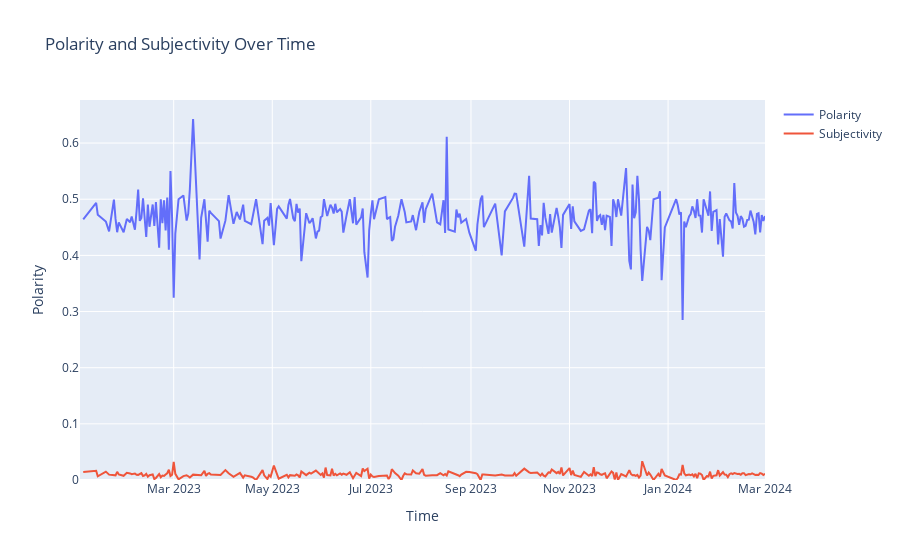

The code cell stored with this chart in its notebook:
### Code cell
import plotly.graph_objs as go


trace1 = go.Scatter(x=final_table.index, y=final_table['Polarity'], name='Polarity', yaxis='y1',connectgaps=True)
trace2 = go.Scatter(x=final_table.index, y=final_table['Subjectivity'], name='Subjectivity', yaxis='y1',connectgaps=True)

layout = go.Layout(title='Polarity and Subjectivity Over Time',
                   xaxis=dict(title='Time'),
                   yaxis=dict(title='Polarity', side='left', rangemode='tozero'),
                   yaxis2=dict(title='Subjectivity', side='right', overlaying='y', rangemode='tozero'))

fig = go.Figure(data=[trace1, trace2], layout=layout)

fig.show()

### Figure 1 — Plotly figure (JSON) as saved in the notebook; plotly's stock layout.template omitted (floating-point values rounded to 4 significant figures; data arrays with more than 128 entries replaced by an {"elided": "..."} marker saying what was removed)
{"data": [{"connectgaps": true, "name": "Polarity", "type": "scatter", "x": {"elided": "368 str values"}, "y": {"elided": "368 float values"}, "yaxis": "y"}, {"connectgaps": true, "name": "Subjectivity", "type": "scatter", "x": {"elided": "368 str values"}, "y": {"elided": "368 float values"}, "yaxis": "y"}], "layout": {"title": {"text": "Polarity and Subjectivity Over Time"}, "xaxis": {"title": {"text": "Time"}}, "yaxis": {"rangemode": "tozero", "side": "left", "title": {"text": "Polarity"}}, "yaxis2": {"overlaying": "y", "rangemode": "tozero", "side": "right", "title": {"text": "Subjectivity"}}}}
